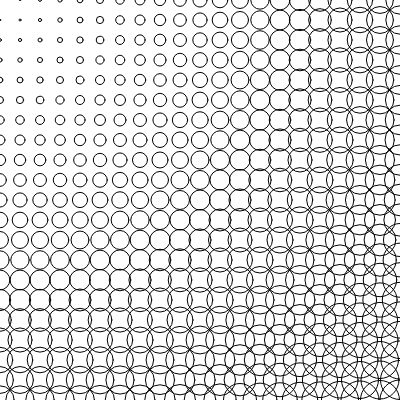
Frame 1 (no input)
Frame 60 (no input): identical to frame 1, image omitted
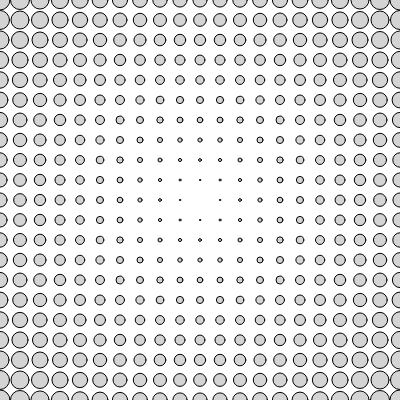
Frame 120 (the mouse pressed at the canvas centre since frame 60)

The p5.js sketch that drew these frames (run headless with seeded random() and noise() and a simulated clock; from frame 60 on, the mouse is pressed at the canvas centre):

// p5.js sketch
// ── sketch.js
function setup() {
  createCanvas(400, 400);

  max_distance = dist(0, 0, width, height);
}

function draw() {
  background(255);

  for(var i = 0; i <= width; i += 20) {
    for(var j = 0; j <= height; j += 20) {
      var size = dist(mouseX, mouseY, i, j);
      size = size/max_distance * 40;
      fill(mouseX,mouseY);
      ellipse(i, j, size, size);
    }
  }
}

// ── 4a.html
<!DOCTYPE html>
<html>
  <head>

    <title>Kate Wang</title>
    <link href="styles.css" rel="stylesheet" type="text/css">

      <link rel="stylesheet" href="css/style.css"/>

    </head>
    <body bgcolor='white'>

  <header>
  <nav>

            <ul>

              <li class="active"><a href="index.html"><h1>KATE WANG</h1><span class="sr-only"></span></a></li>
              <li><a href="https://github.com/yolobaby?tab=repositories">GITHUB</a></li>
              <li><a href="http://www.tumblr.com/blog/youyoukatie">TUMBLR</a></li>
              <li><a href="about.html">ABOUT</a></li>
            </ul>
            <svg height="210" width="500">

  </svg>
  </nav>
  </header>


<center>
    <script language="javascript" type="text/javascript" src="js/p5.js"></script>
    <!-- Link to p5 sketch file -->
    <script language="javascript" type="text/javascript" src="js/sketch.js"></script>
</center>


    </div>
  </body>
</html>

// ── about.html
<!doctype html>
<html>

  <head>
  <title>Kate Wang</title>
  <link href="styles.css" rel="stylesheet" type="text/css">

    <link rel="stylesheet" href="css/style.css"/>

  </head>
  <body bgcolor='white'>

<header>
<nav>

          <ul>

            <li class="active"><a href="index.html"><h1>KATE WANG</h1><span class="sr-only"></span></a></li>
            <li><a href="https://github.com/yolobaby?tab=repositories">GITHUB</a></li>
            <li><a href="http://www.tumblr.com/blog/youyoukatie">TUMBLR</a></li>
            <li><a href="about.html">ABOUT</a></li>
          </ul>
          <svg height="210" width="500">

</svg>
</nav>
</header>

  <link href="styles.css" rel="stylesheet" type="text/css">
<p>
  Kate is currenly a graduated student studying Architecture at Columbia University. She recieved her Bachelor in Fine Art Degree from
  School of the Art Institute in Chicago.She has studied architecture, interior architecture, painting, and graphic design</p>






</body>
</html>

// ── assignment.html
<!doctype html>
<link href="styles.css" rel="stylesheet" type="text/css">

<header>
<nav>

          <ul>
            <h1>KATE WANG</h1>
            <li class="active"><a href="index.html">HOME<span class="sr-only">(current)</span></a></li>
            <li><a href="assignment.html">WORK</a></li>
            <li><a href="http://www.tumblr.com/blog/youyoukatie">TUMBLR</a></li>
            <li><a href="about.html">ABOUT</a></li>
          </ul>
</nav>
</header>



<p>These are the projects I have done in Data and Visualization so far. </p>

// ── assignment1.html
<!doctype html>
<html>

  <head>
  <title>Kate Wang</title>
  <link href="styles.css" rel="stylesheet" type="text/css">

    <link rel="stylesheet" href="css/style.css"/>

  </head>
  <body bgcolor='white'>

<header>
<nav>

          <ul>

            <li class="active"><a href="index.html"><h1>KATE WANG</h1><span class="sr-only"></span></a></li>
            <li><a href="https://github.com/yolobaby?tab=repositories">GITHUB</a></li>
            <li><a href="http://www.tumblr.com/blog/youyoukatie">TUMBLR</a></li>
            <li><a href="about.html">ABOUT</a></li>
          </ul>
          <svg height="210" width="500">

</svg>
</nav>
</header>


      <center>
          <img src="ASSIGNEMNT3 MAIN.jpg" alt="assignment3">
          <br>
          <br>
      </center>
<P>
  This is a waffle chart showing percentage of each zoning district taking place in Manhattanville. The 20 by 20 grid block represents the total zoning area of Manhattanville, and each unit represents one street block. The sum of all the type of zoning district is the whole 20 by 20 block.

<br>
<br>
Waffle chart is different from a traditional pie chart that relies on angles and arc lengths. Waffle chart offers an opportunity to visualize data in an elegant and neat way, and audience could view each piece of information one at a time.
</P>
</nav>
</header>

// ── assignment2.html
<!doctype html>
<!doctype html>
<html>

  <head>
  <title>Kate Wang</title>
  <link href="styles.css" rel="stylesheet" type="text/css">

    <link rel="stylesheet" href="css/style.css"/>

  </head>
  <body bgcolor='white'>


    <nav>

              <ul>

                <li><h1><a href="index.html">KATE WANG</a></h1></li>

                <li><a href="index.html">A1</a></li>
                <li><a href="index.html">A2</a></li>
                <li><a href="NEW/interactive.html">A3</a></li>
                <li><a href="colormatrix/4b.html">A41</a></li>
                <li><a href="bubble/4a.html">A42</a></li>
                <li><a href="final/interactive.html">A5</a></li>
                <li><a href="weather app.html">A6</a></li>
                <li><a href="critique.html">A8</a></li>

                <li><a href="https://github.com/yolobaby?tab=repositories">GITHUB</a></li>
                <li><a href="http://www.tumblr.com/blog/youyoukatie">TUMBLR</a></li>

                <li><a href="about.html">ABOUT</a></li>
              </ul>
              <svg height="50" width="2000">

    </svg>
    </nav>
    </header>


      <center>
          <img src="ASSIGNEMNT3 MAIN.jpg" alt="assignment3">
          <br>
          <br>
      </center>
<P>
  This is a waffle chart showing percentage of each zoning district taking place in Manhattanville. The 20 by 20 grid block represents the total zoning area of Manhattanville, and each unit represents one street block. The sum of all the type of zoning district is the whole 20 by 20 block.

<br>
<br>
Waffle chart is different from a traditional pie chart that relies on angles and arc lengths. Waffle chart offers an opportunity to visualize data in an elegant and neat way, and audience could view each piece of information one at a time.
</P>
</nav>
</header>

// ── assignment3.html
<!doctype html>
<html>

  <head>
  <title>Kate Wang</title>
  <link href="styles.css" rel="stylesheet" type="text/css">

    <link rel="stylesheet" href="css/style.css"/>

  </head>
  <body bgcolor='white'>

<header>
    <nav>

              <ul>

                <li><h1><a href="index.html">KATE WANG</a></h1></li>

                <li><a href="http://www.tumblr.com/blog/youyoukatie">A1</a></li>
                <li><a href="http://www.tumblr.com/blog/youyoukatie">A2</a></li>
                <li><a href="http://www.tumblr.com/blog/youyoukatie">A3</a></li>
                <li><a href="http://www.tumblr.com/blog/youyoukatie">A41</a></li>
                <li><a href="http://www.tumblr.com/blog/youyoukatie">A42</a></li>
                <li><a href="http://www.tumblr.com/blog/youyoukatie">A5</a></li>

                <li><a href="https://github.com/yolobaby?tab=repositories">GITHUB</a></li>
                <li><a href="http://www.tumblr.com/blog/youyoukatie">TUMBLR</a></li>

                <li><a href="about.html">ABOUT</a></li>
              </ul>
              <svg height="50" width="2000">

    </svg>
    </nav>
    </header>
    <!-- weather icons -->

     <link rel="stylesheet" type="text/css" href="https://cdnjs.cloudflare.com/ajax/libs/weather-icons/2.0.9/css/weather-icons-wind.css"


      <link rel="stylesheet" type="text/css" href="https://maxcdn.bootstrapcdn.com/font-awesome/4.7.0/css/font-awesome.min.css"

      <!-- Google fonts code -->
      <link href="https://fonts.googleapis.com/css?family=Roboto+Condensed:300,400,700" rel="stylesheet">
      <!-- Link to the p5.js library -->
      <script language="javascript" type="text/javascript" src="js/p5.js"></script>
      <script language="javascript" type="text/javascript" src="js/p5.dom.js"></script>
      <!-- Link to p5 sketch file -->
      <script language="javascript" type="text/javascript" src="js/sketch.js"></script>
    </head>



      <center>
          <img src="ASSIGNEMNT3 MAIN.jpg" alt="assignment3">
          <br>
          <br>
      </center>
<P>
  This is a waffle chart showing percentage of each zoning district taking place in Manhattanville. The 20 by 20 grid block represents the total zoning area of Manhattanville, and each unit represents one street block. The sum of all the type of zoning district is the whole 20 by 20 block.

<br>
<br>
Waffle chart is different from a traditional pie chart that relies on angles and arc lengths. Waffle chart offers an opportunity to visualize data in an elegant and neat way, and audience could view each piece of information one at a time.
</P>
</nav>
</header>

// ── assignment4.html
<!doctype html>
<html>

  <head>
  <title>Kate Wang</title>
  <link href="styles.css" rel="stylesheet" type="text/css">

    <link rel="stylesheet" href="css/style.css"/>

  </head>
  <body bgcolor='white'>

<header>
  <nav>
    <ul>

      <li><h1><a href="index.html">KATE WANG</a></h1></li>

      <li><a href="index.html">A1</a></li>
      <li><a href="index.html">A2</a></li>
      <li><a href="assignment1.html">A3</a></li>
      <li><a href="colormatrix/4b.html">A41</a></li>
      <li><a href="bubble/4a.html">A42</a></li>
      <li><a href="assignment4.html">A5</a></li>
      <li><a href="weather app.html">A6</a></li>
      <li><a href="critique.html">A8</a></li>

      <li><a href="https://github.com/yolobaby?tab=repositories">GITHUB</a></li>
      <li><a href="http://www.tumblr.com/blog/youyoukatie">TUMBLR</a></li>

      <li><a href="about.html">ABOUT</a></li>
    </ul>
    <svg height="50" width="2000">

    </svg>

  </svg>
  </nav>
  </header>

      <center>
          <img src="mappinggg.jpg" alt="assignment4">
          <br>
          <br>
      </center>
<P>
  This is a waffle chart showing percentage of each zoning district taking place in Manhattanville. The 20 by 20 grid block represents the total zoning area of Manhattanville, and each unit represents one street block. The sum of all the type of zoning district is the whole 20 by 20 block.

<br>
<br>
Waffle chart is different from a traditional pie chart that relies on angles and arc lengths. Waffle chart offers an opportunity to visualize data in an elegant and neat way, and audience could view each piece of information one at a time.
<br>
<br>
I still need more time to figure out how to do it properly using p5js.
</P>
</nav>
</header>

// ── critique.html
<!doctype html>
<html>

  <head>
  <title>Kate Wang</title>
  <link href="styles.css" rel="stylesheet" type="text/css">

    <link rel="stylesheet" href="css/style.css"/>

  </head>
  <body bgcolor='white'>



        <nav>

                  <ul>

                    <li><h1><a href="index.html">KATE WANG</a></h1></li>

                    <li><a href="index.html">A1</a></li>
                    <li><a href="index.html">A2</a></li>
                    <li><a href="assignment1.html">A3</a></li>
                    <li><a href="colormatrix/4b.html">A41</a></li>
                    <li><a href="bubble/4a.html">A42</a></li>
                    <li><a href="assignment4.html">A5</a></li>
                    <li><a href="weather/weather app.html">A6</a></li>
                    <li><a href="assignment4.html">A8</a></li>

                    <li><a href="https://github.com/yolobaby?tab=repositories">GITHUB</a></li>
                    <li><a href="http://www.tumblr.com/blog/youyoukatie">TUMBLR</a></li>

                    <li><a href="about.html">ABOUT</a></li>
                  </ul>
                  <svg height="50" width="2000">

        </svg>
        </nav>
        </header>
<p>Critique on <a href="https://bost.ocks.org/mike/algorithms/">“Visualizing Algorithms”</a></p>

      <center>
          <img src="critcism1.png">
          <br>
          <br>
      </center>
<P>



<u>Design is a search problem</u>
<br><br><br>
“Talking about design is hard because design is hard,” Mike Bostock believes that not every design principle leads to success (Bostock 2014). Design principle is the specific algorithm that was chosen for tacking specific problem. There are multiple algorithms that could be used to solve a single problem; however, each of them has its own pitfall and constraint. The decision making of choosing the right design principle really depends on what messages that designers want to tell the users. In Mike Bostock piece <a href="https://bost.ocks.org/mike/algorithms/">“Visualizing Algorithms”</a></li>, he displays a series of algorithms that tackles different aspects of a single problem; meanwhile, he also recognizes that each algorithms generates different outcomes and pitfalls; therefore, the key of a visualization piece is learning to choose algorithms based on the problem’s constrains and leveraging the strength of each algorithm after repetitive testings.

<br><br><br>

<br>
<p>
<u>Data Visualization with no dataset</u>

    <center>
    <img src="critcism2.png">
    <br>
    <img src="critcism3.png">
    </center>
    <p>
      <br>
One of the pieces in “Visualizing Algorithms” that interests me most is “Sampling”. This piece is inspired by Poisson-disc distribution in our vision. He found that Mitchell’s best-candidate algorithm could be used to replicate Poisson-disc distribution. He tested different algorithm to seek a faster and better algorithm that would best to do the random distribution of the dots without having any dots too closely or too far from each others. Comparing the “The Starry Night” painted by Vincent van Gogh and its reproduction by using “Sampling”, Mike believes human intellect does better than finding patterns in data. The conclusion of the Sampling is that the design principle itself that does not recognize a successful design comparing to human eye (Bostock 2014). Base on the conclusion, there is a problem raised: “Design is more subjective, and could not do as what computer science do to optimize the best algorithm that matches particular problem (Bostock 2014)”. Logical rules in the algorithm describe behaviors, but does not automatically generate the story that designers want to tell users. Meanwhile, it is also important to understand the perception and psychological limitations behind design, and not to treat design as a mathematical problem.
<br>
<center>
<img src="critcism5.png">
</center>
<p>
<br>
The other piece I found interesting is “Maze”. Mike Bostock uses maze as a metaphor to imply the reality design approaches are not linear but a maze, “we want to proceed to our destination but we ultimately don't know how to get there (Bostock 2014)”. In this case, he applies Prim’s algorithm to construct a minimum spanning tree. The root starts at bottom left corner, and white spanning tree branches are generated and traveled toward upper right corner. Each branch represents a different path without connecting to each other. However, this prim algorithm is not efficient in filling the rectangular space. Thus, he shows the other three options that all have strength in itself: depth-first traversal, lowest-weighted edge and looped erased random walks. Finally, he colors those different mazes to indicate structures and the outcomes turn out to be  interesting visual arts.

<br><br><br>
<u>Design principle leads to success?</u>
<br><br>
The examples of “Sampling” and “Maze” tell us Mike Bostock’s design principles and strategies but not how these methods were applied in the practice. Interestingly, Mike Bostock focus on the processes that reach to an optimized solution than the result itself. Throughout the process of selecting algorithm that best presents the attempt, he recognizes that failure is inevitable. Trail and error are necessary. Eventually, the goal of his project is not about integrating with users through data visualization but to really reveal the problems of design principles that causes inevitable failures and errors.

<br><br><br>
<u>Criticisms</u>

<br><br>
All the processes and discoveries from each phrase of visualization are neatly presented in a gif or video format. Even through understanding his principles and concepts by just clicking on the videos might be difficult, reading the descriptions he writes for each pieces are helpful. After really dive into his thoughtful processes, I found Mike Bostock establishes a clear attitude toward using data visualization and algorithms as design principles to reach the goal. However, I found some interactivity were not functioning well as it suppose to be. For example, the graphics do not follow the place where mouse clicked. It is true that interaction does not only happened when there are clicks-things on website but more dealing with powerful experiences with users on the other end (Baur 2017); however, if the logical stories behind the scene were also told in a gif format, it would strengthen the visualization piece. Furthermore, in order to display the gif, users have to click on the play button every time and gif were not in a looping format. Users are passively receiving the information from the gifs, and understanding esoteric stories by carefully reading all the instructions that were prescribed to each gif. Users might expect more interaction in his piece, since “interaction enables people to adjust a visualization to their own needs and ask it different questions (Baur 2017)”.
<br><br>
For example, in the “Maze” visualization, it would be interesting if users could set different variables to understand how a single move could make a huge change to the patterns of tree branches’ traveling paths; meanwhile, the overall graphics remain similar. Having all the possible options presented in a single gif might do better than presenting different all the options in separate gifs with paragraphs sandwiched between them. Users might easily lose track of a single step and spend time going back and forth to click into a gif every time.
<br><br>
However, the website is a designer’s blog where teaches people how to read complexities in data visualization. Eventually, I learned that complexities are actually generated by a simple and clear algorithm that conveys a straightforward message. Because of Big Data, infographics is becoming a predominant method to help people learn new information within a short period of time, and certainly it would outpaced by other modes of advanced interaction in the future (Lupi 2017). Users are trained to receiving more information at a given time than ever before. I recognize it is designers’ responsibility to teach people this new language. Showing from his visualization blog, Mike Bostock has successfully presented the complexity through using simple methods, and in turn, we learned new terms and visual languages as rewards after digesting his design process.

<br><br><br><br>
<u>Sources</u>
<br><br>
Baur, Dominikus. “The Death of Interactive Infographics?” Medium.13 Mar. 2017. https://medium.com/@dominikus/the-end-of-interactive-visualizations-52c585dcafcb
<br><br>
Bostock, Mike, “Design is a Search Problem”, BocoupLLC, 28 May 2014, https://www.youtube.com/watch?v=fThhbt23SGM
<br><br>
Lupi, Giorgia. "Data Humanism, the Revolution Will Be Visualized." Medium. February 01, 2017. https://medium.com/@giorgialupi/data-humanism-the-revolution-will-be-visualized-31486a30dbfb.
<br><br>
Viegas, Fernanda, Wattenberg, Martin, "Design and Redesign in Data Visualization”. Medium. March 27.2015. https://medium.com/@hint_fm/design-and-redesign-4ab77206cf9
</P>
</nav>
</header>

// ── styles.css
body {font-family:helvetica Neue;font-weight: 50;
line-height: 1.6em color: #454545;}
h1 {font-weight:50; margin-top: 2px;
  width: 450px;
  margin: auto;
  font-size: 12;
  }
h3 {
    opacity: 1;
    display: block;
    width: 50%;
    height: 50%;
    text-align: center;
    /*vertical-align: middle;*/
    margin: auto;
    transition: .5s ease;
    backface-visibility: hidden;
    border-radius: 1px;
    /*top: 200px;*/
    position: relative;

    font-size: 35px;
  }
  font-size: 14;}
h2 {font-family:helvetica Neue;font-weight:50;align-items: left}
ul {font-size: 14px}
a{color: #454545;helvetica Neue;}



nav ul li {display: inline-block; list-style-type: none; padding: 20px 40px 2px 0px;align-items: left}


p {padding:0px 150px 30px 180px}

.app
{
  width: 360px;

}
p.pa {
  color: rgba(80,80,80,100);
  font-family:helvetica Neue;
  text-align: left;
  /*vertical-align: middle;*/
  width: 450px;
  text-indent: 50px;
  position: relative;
  /*top: 180px;*/
  margin: auto;
  margin-bottom: 25px;
  display: flex;
  justify-content: center;
  flex-direction: column;
}



/* Change the link color to #111 (black) on hover */
li a:hover {
    background-color: #ffa3e6;
    color: white;
}





mark {
    background-color: rgba(230,230,230,0);
    color: white;
}

hr {
    display: block;
    color: #787878;
    margin-top: 100px;
    /*margin-left: auto;
    margin-right: auto;*/
    height: 30px;
    width: 85%;
  	border-style: solid;
  	border-color: #8c8b8b;
  	border-width: 1px 0 0 0;
  	border-radius: 20px;
}


div#color {
  margin: auto;
  display: flex;
  /*top: 250px;*/
  position: relative;
  /* This centers our sketch horizontally. */
  justify-content: center;
  margin-bottom: 10px;

  /* This centers our sketch vertically. */
  /*align-items: center;*/
}



div#neighborhood {
  margin: auto;
  display: flex;
  /*top: 280px;*/
  position: relative;
  /*width: 80%;*/
  /* This centers our sketch horizontally. */
  justify-content: center;
  z-index: 1000;
  margin-bottom: 10px;
  /* This centers our sketch vertically. */
  /*align-items: center;*/
  align-items: center;
}

div#lot {
  margin: auto;
  display: flex;
  /*top: 400px;*/
  position: relative;
  /* This centers our sketch horizontally. */
  justify-content: center;
  z-index: 1000;
  margin-bottom: 10px;
  /* This centers our sketch vertically. */
  /*align-items: center;*/
  align-items: center;
}

div#button {
  background-color:#44c767;
  	-moz-border-radius:28px;
  	-webkit-border-radius:28px;
  	border-radius:28px;
  	border:1px solid #18ab29;
  	display:inline-block;
  	cursor:pointer;
  	color:#ffffff;
  	font-family:Arial;
  	font-size:17px;
  	padding:16px 31px;
  	text-decoration:none;
  	text-shadow:0px 1px 0px #2f6627;
}

div#weather {
  font-family:helvetica Neue;
  margin: auto;
  display: flex;
  /*top: 280px;*/
  position: relative;
  /*width: 80%;*/
  /* This centers our sketch horizontally. */
  justify-content: center;
  z-index: 1000;
  margin-bottom: 10px;
  /* This centers our sketch vertically. */
  /*align-items: center;*/
  align-items: center;
}

input#city {
  font-family:helvetica Neue;
  width: 150px;
  height: 50px;
  border-width: 2px;
  border-color: #DCABBA;
  margin-right: 5px;
  border-style: solid;
  font-size: 17px;
  text-align: center;

  color:#DCABBA;
}

button#submit {
  background-color:#DCABBA;
	-moz-border-radius:28px;
	-webkit-border-radius:28px;
	border-radius:28px;
	border:1px solid #r;
	display:inline-block;
	cursor:pointer;
	color:#ffffff;
	font-family:Arial;
	font-size:17px;
	padding:10px 31px;
	text-decoration:none;
	text-shadow:0px 1px 0px #2f6627;
}








/* weather section */
.weather {
	border:1px solid white;
	margin-top: 10rem;
	background-color: rgba(0, 0, 0, 0.5);
	border-radius: 20px;
	color: white;
}

.weather-head {
	height: 50%;
}

#icon-desc {
	font-size: 5rem;
	padding-top: 2rem;
}

.humidity, .wind, .visibility {
	border-top: 1px solid white;
	border-bottom: 1px solid white;
	font-size: 1.5rem;

}

#description {
	font-size: 2rem;
}

#temperature {
	font-size: 7rem;
}

#icon-thermometer {
	font-size: 5rem;
}

#humidity, #wind, #visibility {
	font-size: 2rem;
	padding-top: 1rem;
	padding-bottom: 1rem;
}

// ── weather app.html
<!DOCTYPE html>
<html>
  <head>
    <title>Kate Wang</title>
    <!-- bootstrap -->
  	<link rel="stylesheet" href="https://maxcdn.bootstrapcdn.com/bootstrap/4.0.0-beta.3/css/bootstrap.min.css" integrity="sha384-Zug+QiDoJOrZ5t4lssLdxGhVrurbmBWopoEl+M6BdEfwnCJZtKxi1KgxUyJq13dy" crossorigin="anonymous">
  	<!-- fontawesome -->
  	<link rel="stylesheet" type="text/css" href="https://maxcdn.bootstrapcdn.com/font-awesome/4.7.0/css/font-awesome.min.css">
  	<!-- weather icons -->
  	<link rel="stylesheet" type="text/css" href="https://cdnjs.cloudflare.com/ajax/libs/weather-icons/2.0.9/css/weather-icons.min.css">

    <nav>

              <ul>

                <li><h1><a href="index.html">KATE WANG</a></h1></li>

                <li><a href="index.html">A1</a></li>
                <li><a href="index.html">A2</a></li>
                <li><a href="assignment1.html">A3</a></li>
                <li><a href="colormatrix/4b.html">A41</a></li>
                <li><a href="4a.html">A42</a></li>
                <li><a href="assignment4.html">A5</a></li>
                <li><a href="weather app.html">A6</a></li>
                <li><a href="critique.html">A8</a></li>

                <li><a href="https://github.com/yolobaby?tab=repositories">GITHUB</a></li>
                <li><a href="http://www.tumblr.com/blog/youyoukatie">TUMBLR</a></li>

                <li><a href="about.html">ABOUT</a></li>
              </ul>
              <svg height="50" width="2000">

    </svg>
    </nav>
    </header>

  </svg>
  </nav>
  </header>
  <!-- weather icons -->

   <link rel="stylesheet" type="text/css" href="https://cdnjs.cloudflare.com/ajax/libs/weather-icons/2.0.9/css/weather-icons-wind.css"


    <link rel="stylesheet" type="text/css" href="https://maxcdn.bootstrapcdn.com/font-awesome/4.7.0/css/font-awesome.min.css"

    <!-- Google fonts code -->
    <link href="https://fonts.googleapis.com/css?family=Roboto+Condensed:300,400,700" rel="stylesheet">
    <!-- Link to the p5.js library -->
    <script language="javascript" type="text/javascript" src="js/p5.js"></script>
    <script language="javascript" type="text/javascript" src="js/p5.dom.js"></script>

  </head>



  <body>
    <div class="title">
      <h3>I want weather of <p><br><input id="city" value="New York"></input> <button id="submit">Search</button></p></h3>


          <link href="styles.css" rel="stylesheet" type="text/css">
          <div class="container">
			<div class="row">
				<div id="" class="col-8 mx-auto weather">
					<!-- weather header section -->
					<div class="weather-head">
						<h1 id="location" class="text-center display-4">New York</h1>
						<div class="row">
							<div id="description" class="description col-6 text-center">
								<i id="icon-desc" class="wi wi-owm-200"></i>
								<p class="desc">clearsky</p>
							</div>
							<div id="temperature" class="col-6 text-center">
								60 <i id="icon-thermometer" class="wi wi-thermometer"></i>
							</div>
						</div>
						<!-- weather body header -->
						<div class="weather-body">
							<div class="row">
								<div class="humidity col-4 text-center">
									<i class="wi wi-raindrop"></i><span> Humidity</span>
								</div>
								<div class="wind col-4 text-center">
									<i class="wi wi-strong-wind"></i><span> Wind Speed</span>
								</div>
								<div class="visibility col-4 text-center">
									<i class="fa fa-eye"></i><span> Visibility</span>
								</div>
							</div>
							<!-- weather body data -->
							<div class="row">
								<div id="humidity" class="humidity-data col-4 text-center">
									75%
								</div>
								<div id="wind" class="wind-data col-4 text-center">
									34mph
								</div>
								<div id="visibility" class="degree-data col-4 text-center">
									235
								</div>
							</div>
						</div>
					</div>
				</div>
			</div>
		</div>

	</div>
</p>
   </br>



   </div>
  </body>
</html>
